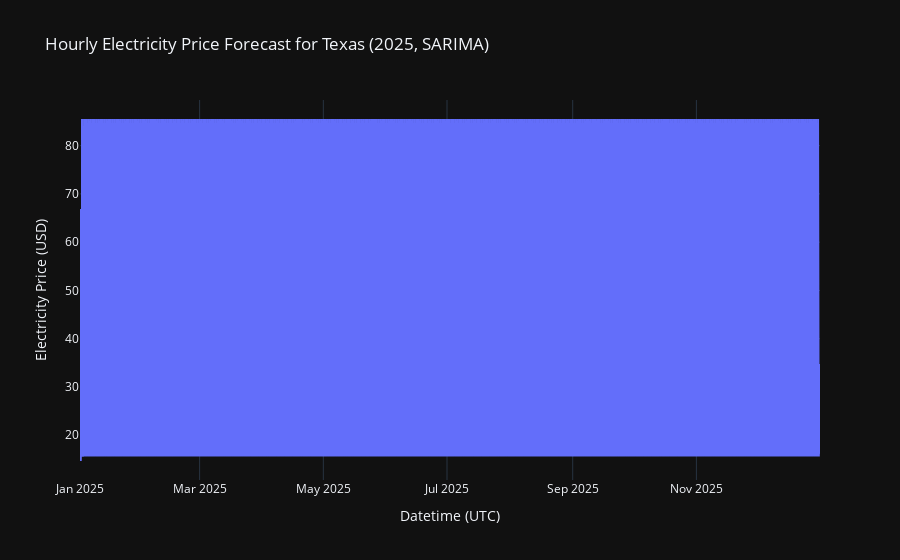
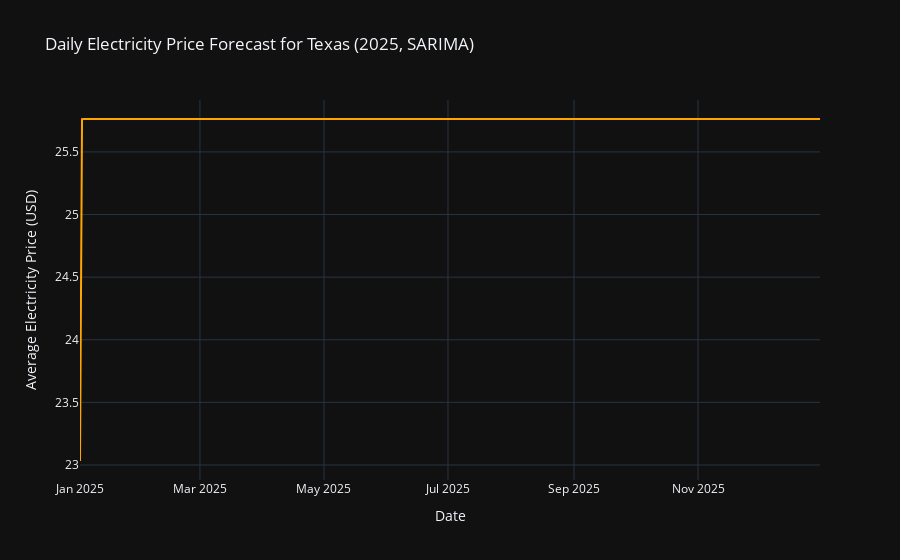
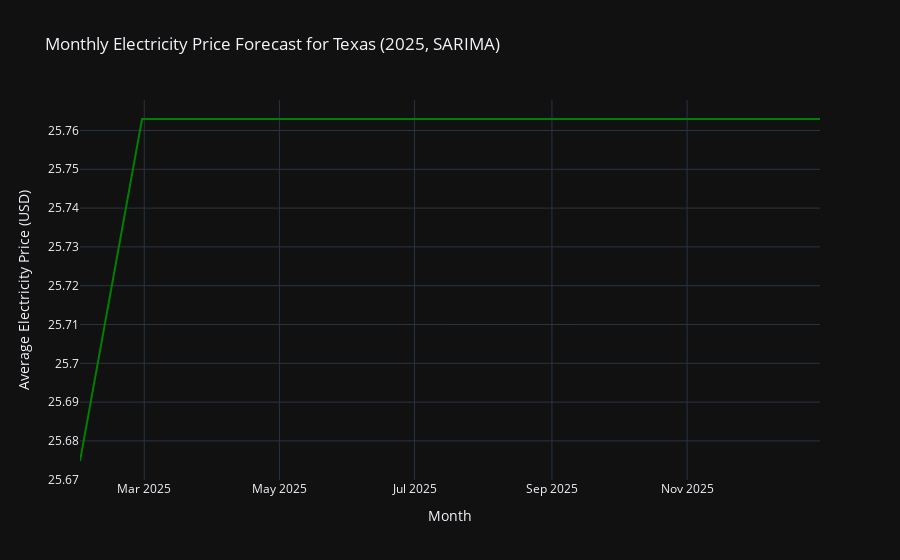

Notebook source saved alongside these figures, in order:
### Code cell
import plotly.graph_objects as go

# Load the forecasted data for Texas
forecast_2025 = pd.read_csv('/Users/aashrithasankineni/Downloads/texas_electricity_prices/forecast_2025_hourly.csv', index_col='datetime', parse_dates=True)

# Hourly Forecast Plot
fig_hourly = go.Figure()
fig_hourly.add_trace(go.Scatter(
    x=forecast_2025.index,
    y=forecast_2025['mean'],  # Use 'mean' for forecasted prices
    mode='lines',
    name='Hourly Forecast'
))
fig_hourly.update_layout(
    title='Hourly Electricity Price Forecast for Texas (2025, SARIMA)',
    xaxis_title='Datetime (UTC)',
    yaxis_title='Electricity Price (USD)',
    template='plotly_dark',
    legend=dict(x=0, y=1)
)
fig_hourly.show()

# Daily Forecast Plot
daily_forecast = forecast_2025['mean'].resample('D').mean()
fig_daily = go.Figure()
fig_daily.add_trace(go.Scatter(
    x=daily_forecast.index,
    y=daily_forecast,
    mode='lines',
    name='Daily Forecast',
    line=dict(color='orange')
))
fig_daily.update_layout(
    title='Daily Electricity Price Forecast for Texas (2025, SARIMA)',
    xaxis_title='Date',
    yaxis_title='Average Electricity Price (USD)',
    template='plotly_dark',
    legend=dict(x=0, y=1)
)
fig_daily.show()

# Monthly Forecast Plot
monthly_forecast = forecast_2025['mean'].resample('M').mean()
fig_monthly = go.Figure()
fig_monthly.add_trace(go.Scatter(
    x=monthly_forecast.index,
    y=monthly_forecast,
    mode='lines',
    name='Monthly Forecast',
    line=dict(color='green')
))
fig_monthly.update_layout(
    title='Monthly Electricity Price Forecast for Texas (2025, SARIMA)',
    xaxis_title='Month',
    yaxis_title='Average Electricity Price (USD)',
    template='plotly_dark',
    legend=dict(x=0, y=1)
)
fig_monthly.show()

### Figure 1 — Plotly figure (JSON) as saved in the notebook; plotly's stock layout.template omitted (floating-point values rounded to 4 significant figures; data arrays with more than 128 entries replaced by an {"elided": "..."} marker saying what was removed)
{"data": [{"mode": "lines", "name": "Hourly Forecast", "type": "scatter", "x": {"elided": "8760 str values"}, "y": {"elided": "8760 float values"}}], "layout": {"legend": {"x": 0, "y": 1}, "title": {"text": "Hourly Electricity Price Forecast for Texas (2025, SARIMA)"}, "xaxis": {"title": {"text": "Datetime (UTC)"}}, "yaxis": {"title": {"text": "Electricity Price (USD)"}}}}

### Figure 2 — Plotly figure (JSON) as saved in the notebook; plotly's stock layout.template omitted (floating-point values rounded to 4 significant figures; data arrays with more than 128 entries replaced by an {"elided": "..."} marker saying what was removed)
{"data": [{"line": {"color": "orange"}, "mode": "lines", "name": "Daily Forecast", "type": "scatter", "x": {"elided": "365 str values"}, "y": {"elided": "365 float values"}}], "layout": {"legend": {"x": 0, "y": 1}, "title": {"text": "Daily Electricity Price Forecast for Texas (2025, SARIMA)"}, "xaxis": {"title": {"text": "Date"}}, "yaxis": {"title": {"text": "Average Electricity Price (USD)"}}}}

### Figure 3 — Plotly figure (JSON) as saved in the notebook; plotly's stock layout.template omitted (floating-point values rounded to 4 significant figures)
{"data": [{"line": {"color": "green"}, "mode": "lines", "name": "Monthly Forecast", "type": "scatter", "x": ["2025-01-31T00:00:00", "2025-02-28T00:00:00", "2025-03-31T00:00:00", "2025-04-30T00:00:00", "2025-05-31T00:00:00", "2025-06-30T00:00:00", "2025-07-31T00:00:00", "2025-08-31T00:00:00", "2025-09-30T00:00:00", "2025-10-31T00:00:00", "2025-11-30T00:00:00", "2025-12-31T00:00:00"], "y": [25.67, 25.76, 25.76, 25.76, 25.76, 25.76, 25.76, 25.76, 25.76, 25.76, 25.76, 25.76]}], "layout": {"legend": {"x": 0, "y": 1}, "title": {"text": "Monthly Electricity Price Forecast for Texas (2025, SARIMA)"}, "xaxis": {"title": {"text": "Month"}}, "yaxis": {"title": {"text": "Average Electricity Price (USD)"}}}}
